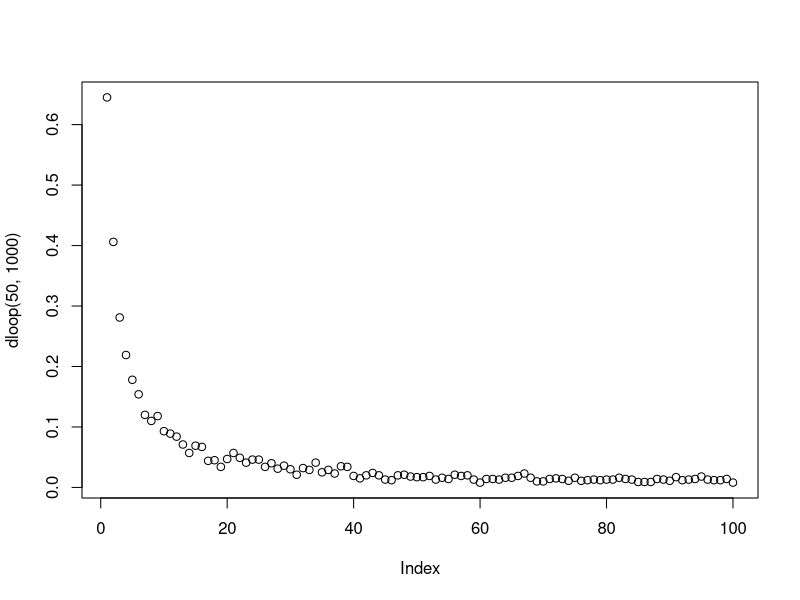

Write the R code that produced this figure.
# Aidan Garrity (s1997567), Eleni Michaelidou (s2226022), Meshari Alrafidi (s2319759)

# Brief description of what each team member contributed to the project:

# Proportion of the work was undertaken by each team member: Aidan Garrity: 
#                                                            Eleni Michaelidou: 
#                                                            Meshari Alrafidi: 


# -------------------- Overview of the code --------------------

# We simulate the following puzzle: 2n prisoners are given a natural number to identify them, they enter a room 
# with 2n boxes, each box containing a number inside it and a number on it's lid. The prisoners' goal is to select the 
# box with their number in it. They are allowed to choose a maximum of n boxes. Three strategies are simulated here:
# Strategy 1. A prisoner selects the box with their number on the lid. If the number of the card inside the lid, k, is not their 
# number they go to box k and open it. They continue doing this until they either have found their number or have chosen 
# n boxes. 
# Strategy 2. The prisoner chooses a random box then repeats the steps in strategy 1.
# Strategy 3. n boxes are checked randomly 

#---------------------Part One----------------------------------

Pone <- function(n, k, strategy, nreps=10000){
  # This function estimates the probability a single prisoner succeeding in finding their number.
  # Input:  n: the maximum number of boxes the prisoner is allowed to open
  #         k: the prisoner’s number
  #         strategy: which strategy to implement {1,2,3}
  #         nreps (10000 by default): the number of iterations of the simulations to run (in order to estimate the probability)
  # Output: prob: probability of a single prisoner succeeding in finding their number.
  
  if (strategy == 1) {
    
    # The prisoner selects the box with their number on the lid as their first box.
    initial_box <- k
    
    prob <- following_numbers(n, k, initial_box, nreps)
    
  }
  else if (strategy ==2) {
    
    # The prisoner selects the first box randomly.
    initial_box <- sample(1:(2*n), size=1)
    
    prob <- following_numbers(n, k, initial_box, nreps)
    
  }
  else if (strategy == 3){
    
    prob <- picking_randomly(n, k, nreps)
    
  }
  return(prob)
}

Pall <- function(n, strategy, nreps=10000){
  # This function estimates the probability of all prisoners finding their numbers.
  # Input:  n: the maximum number of boxes a prisoner is allowed to open
  #         strategy: which strategy to implement {1,2,3}
  #         nreps (10000 by default): the number of iterations of the simulations to run (in order to estimate the probability)
  # Output: prob: probability of all prisoners succeeding in finding their number.
  
  # Assigning a unique prisoner number to each of the 2n prisoners.
  prisoners <- c(1:(2*n))
  
  
  if (strategy == 1) {
    
    # Each of the prisoners selects the box with their number on the lid as their first box.
    initial_box <- prisoners
    
    prob <- following_numbers(n, prisoners, initial_box, nreps)
    
  }
  else if (strategy ==2) {
    
    # Each of the prisoners selects the first box randomly.
    initial_box <- sample(1:(2*n), size=(2*n))
    
    prob <- following_numbers(n, prisoners, initial_box, nreps)
    
  }
  else if (strategy == 3){
    
    prob <- picking_randomly(n, prisoners, nreps)
    
  }
  return(prob)
}


#######################################################################################

following_numbers <- function(n, prisoners, initial_box, nreps){
  # This function estimates the probability of a single prisoner succeeding in finding their number.
  # The prisoner opens boxes by following the numbers on the card within the boxes.
  # Input:  n: the maximum number of boxes the prisoner is allowed to open
  #         k: the prisoner’s number
  #         nreps: the number of iterations of the simulations to run (in order to estimate the probability)
  # Output: prob: probability of a single prisoner succeeding in finding their number.

  
  # success_trial represents the number of trials all prisoners (participating in the experiment) finding their boxes.
  # Initialization of "success_trial"
  success_trial <- 0  
  

  # Running the experiment nreps times
  for (i in 1:nreps){
    
    # boxes_found represents the number of prisoners found their boxes.
    # Reset of "boxes_found" in each repetition.
    boxes_found <- 0 
    
    # Assign numbers (1 to 2*n) randomly within the 2*n boxes before starting the experiment.
    # Random placement of numbers within the boxes in each simulation.
    boxes <- sample(1:(2*n), 2*n, replace=F)

    pick <- c()
    
    for (k in 1:length(prisoners)){

      # Initial box for the experiment based on the strategy for each prisoner
      pick <- initial_box[k]

      # The prisoner repeat the process of opening boxes until they have either found the card
      # with their number on it (break the loop) or opened n boxes without finding it.
      for (trial in 1:n){
        
        # Exit the loop when the prisoner finds the card in the box with their number.
        if (boxes[pick] == prisoners[k]){
          boxes_found <- boxes_found + 1
          break
        }else{
          pick = boxes[pick]
        }
      }
    }
    
    # A trial considers as success if all prisoners participating in the experiment find their number.
    if (boxes_found == length(prisoners)){
      success_trial <- success_trial + 1
    }
  }
  
  # probability of success (the prisoner(s) succeed(s) in finding their number).
  prob = success_trial / nreps
  return(prob)
}

picking_randomly <- function(n, prisoners, nreps){
  # This function estimates the probability of a single prisoner succeeding in finding their number.
  # The prisoner opens n boxes at random, checking each card for their number.
  # Input:  n: the maximum number of boxes the prisoner is allowed to open
  #         k: the prisoner’s number
  #         nreps: the number of iterations of the simulations to run (in order to estimate the probability)
  # Output: prob: probability of a single prisoner succeeding in finding their number.
  
  # success_trial represents the number of trials all prisoners (participating in the experiment) finding their boxes.
  # Initialization of "success_trial"
  success_trial <- 0  
  

  # Running the experiment nreps times
  for (i in 1:nreps){
    
    # boxes_found represents the number of prisoners found their boxes.
    # Reset of "boxes_found" in each repetition.
    boxes_found <- 0 
    
    for (k in 1:length(prisoners)){
      
      # we create 2n boxes, n of which can be opened
      boxes <- sample(1:(2*n), n)
      
      # if the prisoner's number is selected... 
      if (k %in% boxes){
        
        # counter increases
        boxes_found <- boxes_found + 1
      }
    }
    
    # A trial considers as success if all prisoners participating in the experiment find their box.
    if (boxes_found == length(prisoners)){
      success_trial <- success_trial + 1
    }
  }  
  # probability of success (the prisoner(s) succeed(s) in finding their number).
  prob = success_trial / nreps
  return(prob)
}



# Example estimating the individual success probability under Strategy 1, n =5 (nreps = 10000 by default)
Pone(n = 5, k = 4, strategy = 1)

# Example estimating the individual success probability under Strategy 2, n =5 (nreps = 10000 by default)
Pone(n = 5, k = 4, strategy = 2)

# Example estimating the individual success probability under Strategy 3, n =5 (nreps = 10000 by default)
Pone(n = 5, k = 4, strategy = 3)

# Example estimating the individual success probability under Strategy 1, n =50 (nreps = 10000 by default)
Pone(n = 50, k = 4, strategy = 1)

# Example estimating the individual success probability under Strategy 2, n =50 (nreps = 10000 by default)
Pone(n = 50, k = 4, strategy = 2)

# Example estimating the individual success probability under Strategy 3, n =50 (nreps = 10000 by default)
Pone(n = 50, k = 4, strategy = 3)


# Example estimating the joint success probability under Strategy 1, n =5 (nreps = 10000 by default)
Pall(n = 5, strategy = 1)

# Example estimating the joint success probability under Strategy 2, n =5 (nreps = 10000 by default)
Pall(n = 5, strategy = 2)

# Example estimating the joint success probability under Strategy 3, n =5 (nreps = 10000 by default)
Pall(n = 5, strategy = 3)

# Example estimating the joint success probability under Strategy 1, n =50 (nreps = 10000 by default)
Pall(n = 50, strategy = 1)

# Example estimating the joint success probability under Strategy 2, n =50 (nreps = 10000 by default)
Pall(n = 50, strategy = 2)

# Example estimating the joint success probability under Strategy 3, n =50 (nreps = 10000 by default)
Pall(n = 50, strategy = 3)


###########################################################

#Pone <- function(n, k, strategy, nreps){
  # This function estimates the probability a single prisoner succeeding in finding their number.
  # Input:  n: the maximum number of boxes the prisoner is allowed to open
  #         k: the prisoner’s number
  #         strategy: which strategy to implement {1,2,3}
  #         nreps: the number of iterations of the simulations to run (in order to estimate the probability)
#  # Output: prob: probability of a single prisoner succeeding in finding their number.
#  if (strategy == 1) {
#    number_found <- 0
#    next_box <- k
#    for (i in 1:nreps){
#      boxes <- sample(1:(2*n), size = 1)
#      if (which( boxes == k ) == k){
#        number_found <- number_found + 1
#      } else {
#        next_box <- boxes 
#      }
#    }
#  }
#  else if (strategy ==2) {
#    initial_box <- sample(1:2*n, size=1)
#  }
#  
#  # strategy three: n boxes are opened randomly
#  else if (strategy == 3){
#    
#    # number_found represents the number found inside of the box
#    number_found <- 0 
#    for (i in 1:nreps){ 
#      
#      # we create 2n boxes, n of which can be opened
#      boxes <- sample(1:(2*n), n)
#      
#      # if the prisoner's number is selected... 
#      if (k %in% boxes){
#        
#        # counter increases
#        number_found <- number_found + 1
#      }
#    }
#    # probability estimate of success
#    return(number_found / nreps)
#  }
#}



dloop <- function(n, nreps){
  # This function estimate the probability that a cycle of any length will occur in a permutation of length 2n.
  # Input:
    # n: The size of the permutation to be considered (i.e. number of prisoners, so 2n boxes are considered)
    # nreps: The amount of simulations to be run to estimate the probability vector.
  # Output:
    # A vector of length 2n where the ith entry is the estimated probability that a cycle of length i will ocurr
    # in a randomly generated permutation of length 2n.
  
  # Tracker for all cycles found.
  totalcount <- rep(0, 2*n)
  
  # Running nreps simulations.
  for (rep in 1:nreps){
    
    # Generating the boxes and cards for this simulation.
    boxes <- sample(1:(2*n))
    # Tracker for the cycles of this loop only.
    loopcount <- rep(0, 2*n)
    # Vector containing which boxes have NOT been opened
    left_to_check <- 1:(2*n)
    
    # Starting with the first box, checking all boxes for a cycle.
    # After a box has been found to be part of a cycle, it is removed from left_to_check.
    i<-1
    while (i %in% left_to_check) {
      
      # counter tracks the length of the current cycle.
        counter <- 1
      # j is a placeholder for opening the next box in a cycle.
        j <- i
      # tracking which boxes were part of this cycle, to be removed from left_to_check
        checked <- c()
      # iterating over all boxes in a cycle, incrementing the counter and updating the checked boxes list.
        while(i != boxes[j]){
          counter <- counter + 1
          checked <- c(checked, j)
          j <- boxes[j]
        }
        
        checked <- c(checked, j)
        
        # Indicating that a cycle of length counter was found
        # To instead enumerate all cycles in the boxes, this can be changed to 
        # loopcount[counter] <- loopcount[counter] + 1
        loopcount[counter] <- 1
        
        # Removing the checked boxes.
        left_to_check <- left_to_check[-match(checked, left_to_check)]
  
      # If there are no more boxes to check, we are done.
      if (length(left_to_check) == 0){
        break
      }
       
    # Setting the next box to start with for the next cycle. 
      i <- left_to_check[1]
  
    }
    
    totalcount <- totalcount + loopcount
  }
  
  return(totalcount / nreps)
}

plot(dloop(50,1000))


  
